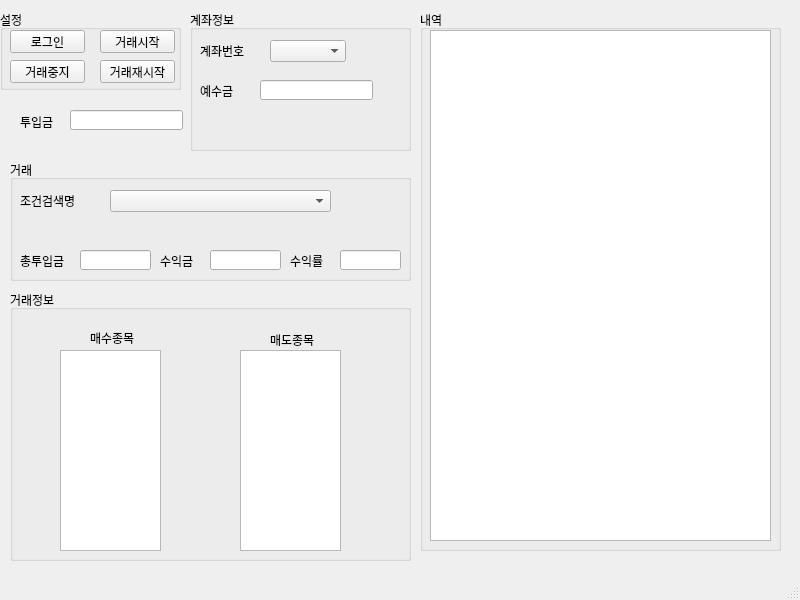
<?xml version="1.0" encoding="UTF-8"?>
<ui version="4.0">
 <class>MainWindow</class>
 <widget class="QMainWindow" name="MainWindow">
  <property name="geometry">
   <rect>
    <x>0</x>
    <y>0</y>
    <width>800</width>
    <height>600</height>
   </rect>
  </property>
  <property name="acceptDrops">
   <bool>false</bool>
  </property>
  <property name="windowTitle">
   <string>Alogorithm Trading</string>
  </property>
  <property name="layoutDirection">
   <enum>Qt::LeftToRight</enum>
  </property>
  <widget class="QWidget" name="centralwidget">
   <widget class="QGroupBox" name="groupBox">
    <property name="geometry">
     <rect>
      <x>0</x>
      <y>10</y>
      <width>181</width>
      <height>80</height>
     </rect>
    </property>
    <property name="title">
     <string>설정</string>
    </property>
    <widget class="QPushButton" name="btnLogin">
     <property name="geometry">
      <rect>
       <x>10</x>
       <y>20</y>
       <width>75</width>
       <height>23</height>
      </rect>
     </property>
     <property name="text">
      <string>로그인</string>
     </property>
    </widget>
    <widget class="QPushButton" name="btnStart">
     <property name="geometry">
      <rect>
       <x>100</x>
       <y>20</y>
       <width>75</width>
       <height>23</height>
      </rect>
     </property>
     <property name="text">
      <string>거래시작</string>
     </property>
    </widget>
    <widget class="QPushButton" name="btnStop">
     <property name="geometry">
      <rect>
       <x>10</x>
       <y>50</y>
       <width>75</width>
       <height>23</height>
      </rect>
     </property>
     <property name="text">
      <string>거래중지</string>
     </property>
    </widget>
    <widget class="QPushButton" name="btnReStart">
     <property name="geometry">
      <rect>
       <x>100</x>
       <y>50</y>
       <width>75</width>
       <height>23</height>
      </rect>
     </property>
     <property name="text">
      <string>거래재시작</string>
     </property>
    </widget>
   </widget>
   <widget class="QLineEdit" name="lePrice">
    <property name="geometry">
     <rect>
      <x>70</x>
      <y>110</y>
      <width>113</width>
      <height>20</height>
     </rect>
    </property>
    <property name="text">
     <string/>
    </property>
   </widget>
   <widget class="QLabel" name="label">
    <property name="geometry">
     <rect>
      <x>20</x>
      <y>112</y>
      <width>56</width>
      <height>20</height>
     </rect>
    </property>
    <property name="text">
     <string>투입금</string>
    </property>
   </widget>
   <widget class="QGroupBox" name="groupBox_2">
    <property name="geometry">
     <rect>
      <x>190</x>
      <y>10</y>
      <width>221</width>
      <height>141</height>
     </rect>
    </property>
    <property name="title">
     <string>계좌정보</string>
    </property>
    <widget class="QLabel" name="label_2">
     <property name="geometry">
      <rect>
       <x>10</x>
       <y>30</y>
       <width>56</width>
       <height>21</height>
      </rect>
     </property>
     <property name="text">
      <string>계좌번호</string>
     </property>
    </widget>
    <widget class="QComboBox" name="cbAcctNo">
     <property name="geometry">
      <rect>
       <x>80</x>
       <y>30</y>
       <width>76</width>
       <height>22</height>
      </rect>
     </property>
    </widget>
    <widget class="QLabel" name="label_3">
     <property name="geometry">
      <rect>
       <x>10</x>
       <y>70</y>
       <width>56</width>
       <height>21</height>
      </rect>
     </property>
     <property name="text">
      <string>예수금</string>
     </property>
    </widget>
    <widget class="QLineEdit" name="leD2Price">
     <property name="geometry">
      <rect>
       <x>70</x>
       <y>70</y>
       <width>113</width>
       <height>20</height>
      </rect>
     </property>
    </widget>
   </widget>
   <widget class="QGroupBox" name="groupBox_3">
    <property name="geometry">
     <rect>
      <x>10</x>
      <y>160</y>
      <width>401</width>
      <height>121</height>
     </rect>
    </property>
    <property name="title">
     <string>거래</string>
    </property>
    <widget class="QLabel" name="label_4">
     <property name="geometry">
      <rect>
       <x>10</x>
       <y>30</y>
       <width>61</width>
       <height>21</height>
      </rect>
     </property>
     <property name="text">
      <string>조건검색명</string>
     </property>
    </widget>
    <widget class="QComboBox" name="cbCdtNm">
     <property name="geometry">
      <rect>
       <x>100</x>
       <y>30</y>
       <width>221</width>
       <height>22</height>
      </rect>
     </property>
    </widget>
    <widget class="QLabel" name="label_5">
     <property name="geometry">
      <rect>
       <x>10</x>
       <y>90</y>
       <width>56</width>
       <height>21</height>
      </rect>
     </property>
     <property name="text">
      <string>총투입금</string>
     </property>
    </widget>
    <widget class="QLineEdit" name="leTotalPrice">
     <property name="geometry">
      <rect>
       <x>70</x>
       <y>90</y>
       <width>71</width>
       <height>20</height>
      </rect>
     </property>
    </widget>
    <widget class="QLabel" name="label_6">
     <property name="geometry">
      <rect>
       <x>150</x>
       <y>90</y>
       <width>56</width>
       <height>21</height>
      </rect>
     </property>
     <property name="text">
      <string>수익금</string>
     </property>
    </widget>
    <widget class="QLineEdit" name="leProfits">
     <property name="geometry">
      <rect>
       <x>200</x>
       <y>90</y>
       <width>71</width>
       <height>20</height>
      </rect>
     </property>
    </widget>
    <widget class="QLabel" name="label_7">
     <property name="geometry">
      <rect>
       <x>280</x>
       <y>90</y>
       <width>56</width>
       <height>21</height>
      </rect>
     </property>
     <property name="text">
      <string>수익률</string>
     </property>
    </widget>
    <widget class="QLineEdit" name="leProfitsPc">
     <property name="geometry">
      <rect>
       <x>330</x>
       <y>90</y>
       <width>61</width>
       <height>20</height>
      </rect>
     </property>
    </widget>
   </widget>
   <widget class="QGroupBox" name="groupBox_4">
    <property name="geometry">
     <rect>
      <x>10</x>
      <y>290</y>
      <width>401</width>
      <height>271</height>
     </rect>
    </property>
    <property name="title">
     <string>거래정보</string>
    </property>
    <widget class="QLabel" name="label_8">
     <property name="geometry">
      <rect>
       <x>80</x>
       <y>40</y>
       <width>51</width>
       <height>16</height>
      </rect>
     </property>
     <property name="text">
      <string>매수종목</string>
     </property>
    </widget>
    <widget class="QLabel" name="label_9">
     <property name="geometry">
      <rect>
       <x>260</x>
       <y>40</y>
       <width>51</width>
       <height>20</height>
      </rect>
     </property>
     <property name="text">
      <string>매도종목</string>
     </property>
    </widget>
    <widget class="QPlainTextEdit" name="pteBuyLog">
     <property name="geometry">
      <rect>
       <x>50</x>
       <y>60</y>
       <width>101</width>
       <height>201</height>
      </rect>
     </property>
    </widget>
    <widget class="QPlainTextEdit" name="pteSellLog">
     <property name="geometry">
      <rect>
       <x>230</x>
       <y>60</y>
       <width>101</width>
       <height>201</height>
      </rect>
     </property>
    </widget>
   </widget>
   <widget class="QGroupBox" name="groupBox_5">
    <property name="geometry">
     <rect>
      <x>420</x>
      <y>10</y>
      <width>361</width>
      <height>541</height>
     </rect>
    </property>
    <property name="title">
     <string>내역</string>
    </property>
    <widget class="QPlainTextEdit" name="pteLog">
     <property name="geometry">
      <rect>
       <x>10</x>
       <y>20</y>
       <width>341</width>
       <height>511</height>
      </rect>
     </property>
    </widget>
   </widget>
  </widget>
  <widget class="QMenuBar" name="menubar">
   <property name="geometry">
    <rect>
     <x>0</x>
     <y>0</y>
     <width>800</width>
     <height>21</height>
    </rect>
   </property>
  </widget>
  <widget class="QStatusBar" name="statusbar"/>
 </widget>
 <resources/>
 <connections/>
</ui>
